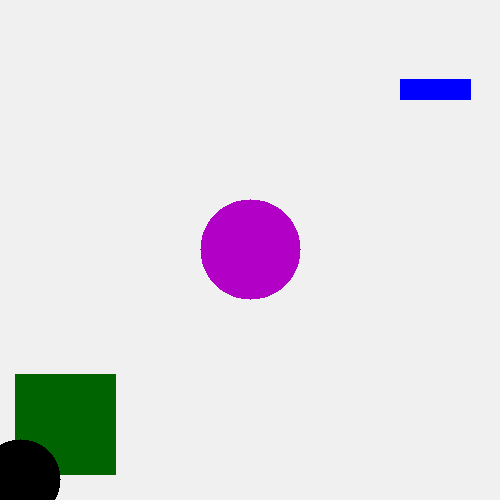

Here is the Python script that generated this plot:
## FRONT MATTER FOR DRAWING/SAVING IMAGES, ETC
import math

from PIL import Image as PILImage
from PIL.ImageEnhance import Color

# some test colors
COLORS = {
    "red": (255, 0, 0),
    "white": (255, 255, 255),
    "black": (0, 0, 0),
    "green": (0, 100, 0),
    "lime": (0, 255, 0),
    "blue": (0, 0, 255),
    "cyan": (0, 255, 255),
    "yellow": (255, 230, 0),
    "purple": (179, 0, 199),
    "pink": (255, 0, 255),
    "orange": (255, 77, 0),
    "brown": (66, 52, 0),
    "grey": (152, 152, 152),
}


def new_image(width, height, fill=(240, 240, 240)):
    return {
        "height": height,
        "width": width,
        "pixels": [fill for r in range(height) for c in range(width)],
    }


def flat_index(image, x, y):
    assert 0 <= x < image["width"] and 0 <= y < image["height"]
    return (image["height"] - 1 - y) * image["width"] + x


def get_pixel(image, x, y):
    return image["pixels"][flat_index(image, x, y)]


def set_pixel(image, x, y, c):
    assert (
        isinstance(c, tuple)
        and len(c) == 3
        and all((isinstance(i, int) and 0 <= i <= 255) for i in c)
    )
    if 0 <= x < image["width"] and 0 <= y < image["height"]:
        image["pixels"][flat_index(image, x, y)] = c


def save_color_image(image, filename, mode="PNG"):
    out = PILImage.new(mode="RGB", size=(image["width"], image["height"]))
    out.putdata(image["pixels"])
    if isinstance(filename, str):
        out.save(filename)
    else:
        out.save(filename, mode)
    out.close()


## SHAPES!


class Shape:
    # All subclasses MUST implement the following:
    #
    # __contains__(self, p) returns True if point p is inside the shape
    # represented by self
    #
    # note that "(x, y) in s" for some instance of Shape
    # will be translated automatically to "s.__contains__((x, y))"
    #
    # s.center should give the (x,y) center point of the shape
    #
    # draw(self, image, color) should mutate the given image to draw the shape
    # represented by self on the given image in the given color
    #
    def __contains__(self, p):
        raise NotImplementedError("Subclass must implement this")

    def draw(self, image, color):
        for x in range(image["width"]):
            for y in range(image["height"]):
                if (x, y) in self:
                    set_pixel(image, x, y, color)


class Circle(Shape):
    def __init__(self, center, radius):
        # self._center_x,self._center_y = center
        self.center = center
        self._radius = radius
        # self._area =

    # @property
    # def area(self):
    #     return self._radius * self._radius

    def __contains__(self, point):
        assert type(point) == tuple and len(point) == 2

        # return math.pi*abs(x-self.center[0])*abs(y-self.center[1])<=self.area
        return (
            sum((i - j) ** 2 for i, j in zip(self.center, point))
            <= self._radius * self._radius
        )


class Rectangle(Shape):
    def __init__(self, lower_left, width, height):
        self.lower_left = lower_left
        self.width = width
        self.height = height

    @property
    def center(self):
        return (
            self.lower_left[0] + self.width // 2,
            self.lower_left[1] + self.height // 2,
        )

    # @center.setter
    # def center(self, value):
    #     self.lower_left = (value[0] - self.width // 2, value[1] - self.height // 2)
    #
    # def area(self):
    #     return self.width * self.height

    # def __contains__(self, item):
    #     # x,y = item
    #     # lx,ly = self.lower_left
    #     return sum((i-j)**2 for i,j in zip(self.center,item))<=self.area
    def __contains__(self, item):
        px, py = item
        lx, ly = self.lower_left[0], self.lower_left[1]
        return lx <= px <= lx + self.width and ly <= py <= ly + self.height


class Square(Rectangle):
    def __init__(self, lower_left, side):
        Rectangle.__init__(self, lower_left, side, side)
        # self.lower_left=lower_left
        # self.width=side
        # self.height=side
        # #self.area=side*side


if __name__ == "__main__":
    out_image = new_image(500, 500)

    # add code here to draw some shapes
    # circle = new_image(Circle((0,0),2),2)
    c = Circle((250, 250), 50)
    r = Rectangle((400, 400), 70, 20)
    c1 = Circle((20, 20), 40)
    square = Square((15, 25), 100)
    print(c.center)
    print(r.center)
    print(square.height, square.width)
    shapes = [
        (c, COLORS["purple"]),
        (r, COLORS["blue"]),
        (square, COLORS["green"]),
        (c1, COLORS["black"]),
    ]

    # print(square.area())
    # print(r.area())
    # print(square.area())
    for shape, color in shapes:
        shape.draw(out_image, color)
    save_color_image(out_image, "shapes.png")
